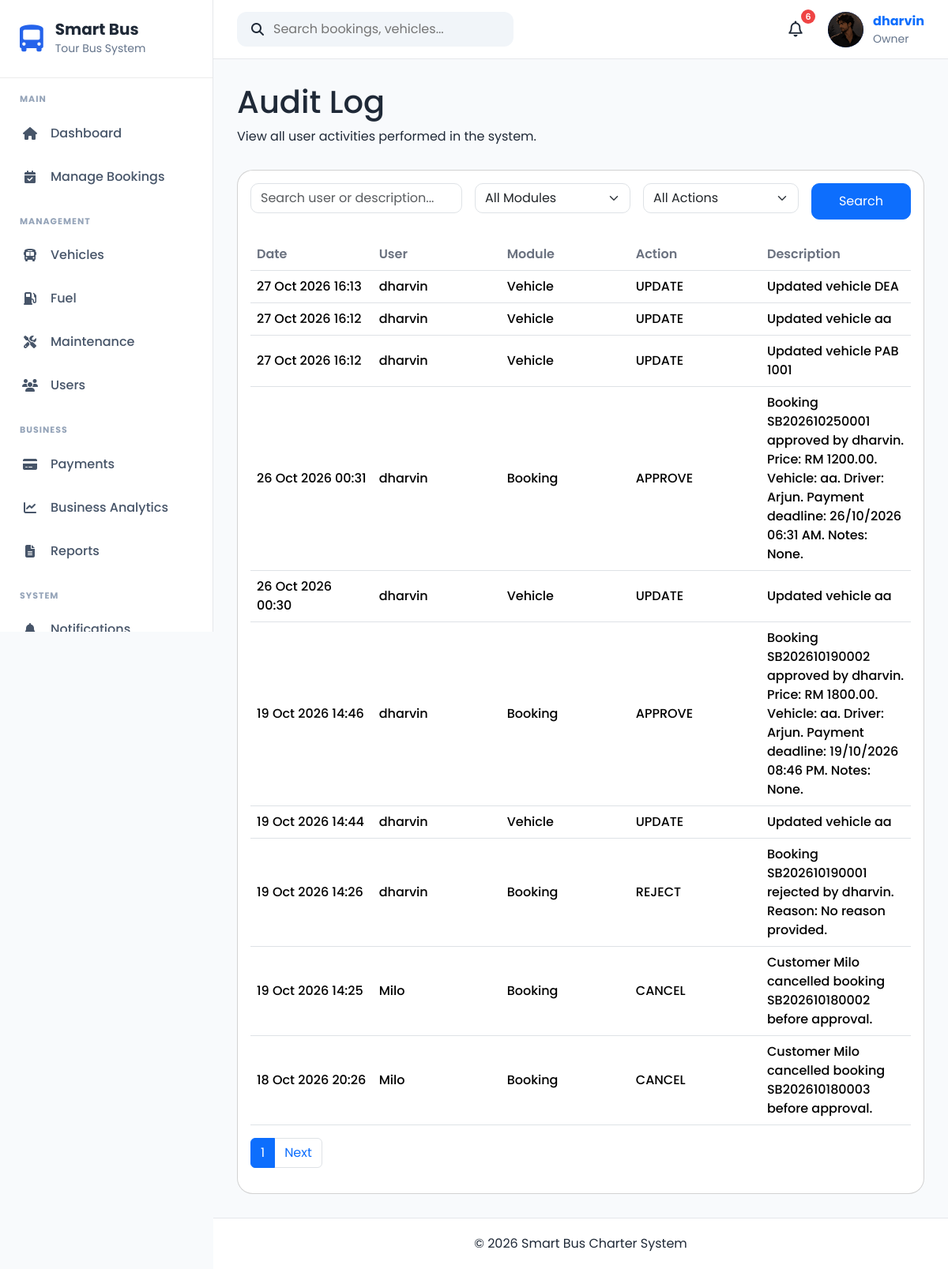
The app's page /audit/ (signed in) with its own data.
### apps/accounts/models.py (models this page shows, shortened)
class UserProfile(models.Model):
    OWNER = "Owner"
    ADMIN = "Admin"
    DRIVER = "Driver"
    CUSTOMER = "Customer"
    ROLE_CHOICES = [
        (OWNER, "Owner"),
        (ADMIN, "Admin"),
        (DRIVER, "Driver"),
        (CUSTOMER, "Customer"),
    ]
    GENDER_CHOICES = [
        ("Male", "Male"),
        ("Female", "Female"),
        ("Other", "Other"),
    ]
    user = models.OneToOneField(
        User,
        on_delete=models.CASCADE,
        related_name="profile"
    )
    role = models.CharField(
        max_length=20,
        choices=ROLE_CHOICES,
        default=CUSTOMER
    )
    phone = models.CharField(
        max_length=20,
        blank=True
    )
    address = models.TextField(
        blank=True
    )
    city = models.CharField(
        max_length=100,
        blank=True
    )
    state = models.CharField(
        max_length=100,
        blank=True
    )
    postcode = models.CharField(
        max_length=20,
        blank=True
    )
    country = models.CharField(
        max_length=100,
        default="Malaysia"
    )
    gender = models.CharField(
        max_length=10,
        choices=GENDER_CHOICES,
        blank=True
    )
    profile_picture = models.ImageField(
        upload_to="profile_pictures/",
        blank=True,
        null=True
    )
    must_change_password = models.BooleanField(default=False)
    created_at = models.DateTimeField(
        auto_now_add=True
    )
    updated_at = models.DateTimeField(
        auto_now=True
    )

### apps/audit/models.py (models this page shows, shortened)
class AuditLog(models.Model):
    ACTIONS = (
        ("CREATE", "Create"),
        ("UPDATE", "Update"),
        ("DELETE", "Delete"),
        ("LOGIN", "Login"),
        ("LOGOUT", "Logout"),
        ("VIEW", "View"),
        ("APPROVE", "Approve"),
        ("REJECT", "Reject"),
        ("CANCEL", "Cancel"),
        ("PAYMENT_EXPIRED", "Payment Expired"),
        ("REVIEW_EXPIRED", "Review Expired"),
        ("RESOURCE_RELEASE", "Resource Released"),
        ("OTHER", "Other"),
    )
    user = models.ForeignKey(
        User,
        on_delete=models.SET_NULL,
        null=True,
        blank=True,
    )
    module = models.CharField(
        max_length=100
    )
    action = models.CharField(
        max_length=20,
        choices=ACTIONS,
    )
    booking = models.ForeignKey(
        "bookings.Booking",
        on_delete=models.SET_NULL,
        null=True,
        blank=True,
        related_name="audit_logs",
    )
    customer = models.ForeignKey(
        "customers.Customer",
        on_delete=models.SET_NULL,
        null=True,
        blank=True,
        related_name="audit_logs",
    )
    description = models.TextField()
    ip_address = models.GenericIPAddressField(
        null=True,
        blank=True,
    )
    created_at = models.DateTimeField(
        auto_now_add=True
    )
    class Meta:
        ordering = ["-created_at"]

### apps/audit/views.py (the view)
# urls.py: path("", views.audit_list, name="list"),
@login_required
def audit_list(request):
    logs = AuditLog.objects.select_related("user").all()
    search = request.GET.get("search")
    module = request.GET.get("module")
    action = request.GET.get("action")
    if search:
        logs = logs.filter(
            Q(user__username__icontains=search) |
            Q(description__icontains=search)
        )
    if module:
        logs = logs.filter(module=module)
    if action:
        logs = logs.filter(action=action)
    paginator = Paginator(logs, 10)
    page_number = request.GET.get("page")
    page_obj = paginator.get_page(page_number)
    context = {
        "page_obj": page_obj,
        "modules": AuditLog.objects.values_list(
            "module",
            flat=True
        ).distinct(),
        "actions": AuditLog.ACTIONS,
    }
    return render(
        request,
        "audit/audit_list.html",
        context
    )

### apps/accounts/context_processors.py (called while the page is built)
def user_role(request):
    role = None
    if request.user.is_authenticated:
        try:
            role = request.user.profile.role
        except Exception:
            role = None
    return {
        "user_role": role
    }

### apps/notifications/context_processors.py (called while the page is built)
def notification_context(request):
    if not request.user.is_authenticated:
        return {}
    notifications = (
        NotificationRecipient.objects
        .filter(user=request.user)
        .select_related("notification")
        .order_by("-notification__created_at")[:5]
    )
    unread_count = (
        NotificationRecipient.objects
        .filter(
            user=request.user,
            is_read=False
        )
        .count()
    )
    return {
        "navbar_notifications": notifications,
        "unread_notifications": unread_count,
    }

### templates/audit/audit_list.html (shortened to what this page needs)
{% extends "crud/base_list.html" %}
{% block content %}
<div class="page-header">
    <div>
        <h1>Audit Log</h1>
        <p>
            View all user activities performed in the system.
        </p>
    </div>
</div>
<div class="card">
    <div class="card-body">
        <form method="get" class="row g-3 mb-4">
            <div class="col-md-4">
                <input
                    type="text"
                    name="search"
                    class="form-control"
                    placeholder="Search user or description..."
                    value="{{ request.GET.search }}"
                >
            </div>
            <div class="col-md-3">
                <select
                    name="module"
                    class="form-select"
                >
                    <option value="">All Modules</option>
                </select>
            </div>
            <div class="col-md-3">
                <select
                    name="action"
                    class="form-select"
                >
                    <option value="">All Actions</option>
                </select>
            </div>
            <div class="col-md-2">
                <button
                    class="btn btn-primary w-100"
                >
                    Search
                </button>
            </div>
        </form>
        <table class="table table-hover">
            <thead>
                <tr>
                    <th>Date</th>
                    <th>User</th>
                    <th>Module</th>
                    <th>Action</th>
                    <th>Description</th>
                </tr>
            </thead>
            <tbody>
                {% for log in page_obj %}
                <tr>
                    <td>
                        {{ log.created_at|date:"d M Y H:i" }}
                    </td>
                    <td>
                        {{ log.user }}
                    </td>
                    <td>
                        {{ log.module }}
                    </td>
                    <td>
                        {{ log.action }}
                    </td>
                    <td>
                        {{ log.description }}
                    </td>
                </tr>
                {% empty %}
                <tr>
                    <td colspan="5">
                        No audit logs found.
                    </td>
                </tr>
                {% endfor %}
            </tbody>
        </table>
        <nav>
            <ul class="pagination">
                <li class="page-item active">
                    <span class="page-link">
                        {{ page_obj.number }}
                    </span>
                </li>
                {% if page_obj.has_next %}
                <li class="page-item">
                    <a
                        class="page-link"
                        href="?page={{ page_obj.next_page_number }}"
                    >
                        Next
                    </a>
                </li>
                {% endif %}
            </ul>
        </nav>
    </div>
</div>
{% endblock %}

### templates/components/navbar.html (shortened to what this page needs)
{% load static %}
<nav class="navbar-custom">
    <div class="navbar-left">
        <div class="search-box">
            <i class="fa-solid fa-magnifying-glass"></i>
            <input
                type="text"
                placeholder="Search bookings, vehicles..."
            >
        </div>
    </div>
    <div class="navbar-right">
            <div class="notification-icon">
                <button
                    class="notification-btn"
                    id = "notificationBtn">
                    <i class="fa-regular fa-bell"></i>
                    <span
                        class="notification-count"
                        id="notificationCount"
                         {% if unread_notifications == 0 %}style="display:none;"{% endif %}>
                        {{ unread_notifications }}
                    </span>
                </button>
            </div>
        <a href="{% url 'accounts:profile' %}" class="profile-link">
            <div class="profile-menu">
                {% if request.user.profile.profile_picture %}
                    <img
                        src="{{ request.user.profile.profile_picture.url }}"
                        alt="Profile Picture"
                        class="profile-avatar profile-image"
                    >
                {% else %}
                    <div class="profile-avatar">
                        {{ request.user.username|first|upper }}
                    </div>
                {% endif %}
                <div class="profile-info">
                    <strong>{{ request.user.username }}</strong>
                    <small>
                        {{ request.user.profile.role|default:"User" }}
                    </small>
                </div>
            </div>
        </a>
    </div>
</nav>

### static/css/base.css (style rules this page uses)
* { margin:0; padding:0; box-sizing:border-box; font-family:'Poppins',sans-serif; }
body { background:#F8FAFC; color:#1F2937; overflow-x:hidden; }
a { text-decoration:none; }

### static/css/layout.css (style rules this page uses)
.navbar-custom { height:75px; background:#ffffff; display:flex; justify-content:space-between; align-items:center; padding:0 30px; border-bottom:1px solid #E5E7EB; }
.navbar-left { display:flex; align-items:center; gap:20px; }
.search-box { display:flex; align-items:center; gap:12px; background:#F1F5F9; padding:10px 18px; border-radius:12px; width:350px; }
.search-box input { border:none; background:none; width:100%; outline:none; }
.navbar-right { display:flex; align-items:center; gap:20px; }
.notification-btn { position:relative; width:42px; height:42px; border:none; border-radius:50%; background:#fff; display:flex; justify-content:center; align-items:center; cursor:pointer; z-index:2000; }
.notification-icon { position:relative; z-index:2000; }
.notification-count { position:absolute; top:-4px; right:-4px; width:18px; height:18px; border-radius:50%; background:#ef4444; color:#fff; font-size:11px; font-weight:600; display:flex; justify-content:center; align-items:center; }
.profile-menu { display:flex; align-items:center; gap:12px; }
.profile-avatar { width:45px; height:45px; background:#2563EB; color:white; border-radius:50%; display:flex; justify-content:center; align-items:center; font-weight:700; }
.profile-info { display:flex; flex-direction:column; }
.profile-info small { color:#64748B; }

### static/css/components.css (style rules this page uses)
.notification-btn i { font-size:20px; color:#1f2937; }

### static/css/crud.css (style rules this page uses)
.card { border-radius:15px; }
.table thead { background:#0d6efd; color:white; }
.table th { vertical-align:middle; }
.table td { vertical-align:middle; }
.btn { border-radius:10px; }
.form-control, .form-select { border-radius:10px; }

### static/css/profile.css (style rules this page uses)
.page-header { margin-bottom:30px; }
.card { border-radius:20px; }
.table th { width:220px; color:#6b7280; font-weight:600; }
.table td { font-weight:500; }
.btn-primary { border-radius:10px; padding:10px 20px; }

### records on screen
AuditLog: created_at "27 Oct 2026 16:13", user "dharvin", module "Vehicle", action "UPDATE", description "Updated vehicle DEA"
AuditLog: created_at "27 Oct 2026 16:12", user "dharvin", module "Vehicle", action "UPDATE", description "Updated vehicle aa"
AuditLog: created_at "27 Oct 2026 16:12", user "dharvin", module "Vehicle", action "UPDATE", description "Updated vehicle PAB 1001"
AuditLog: created_at "26 Oct 2026 00:31", user "dharvin", module "Booking", action "APPROVE", description "Booking SB202610250001 approved by dharvin. Price: RM 1200.00. Vehicle: aa. Driver: Arjun. Payment deadline: 26/10/2026 06:31 AM. Notes: None."
AuditLog: created_at "26 Oct 2026 00:30", user "dharvin", module "Vehicle", action "UPDATE", description "Updated vehicle aa"
AuditLog: created_at "19 Oct 2026 14:46", user "dharvin", module "Booking", action "APPROVE", description "Booking SB202610190002 approved by dharvin. Price: RM 1800.00. Vehicle: aa. Driver: Arjun. Payment deadline: 19/10/2026 08:46 PM. Notes: None."
AuditLog: created_at "19 Oct 2026 14:44", user "dharvin", module "Vehicle", action "UPDATE", description "Updated vehicle aa"
AuditLog: created_at "19 Oct 2026 14:26", user "dharvin", module "Booking", action "REJECT", description "Booking SB202610190001 rejected by dharvin. Reason: No reason provided."
AuditLog: created_at "19 Oct 2026 14:25", user "Milo", module "Booking", action "CANCEL", description "Customer Milo cancelled booking SB202610180002 before approval."
AuditLog: created_at "18 Oct 2026 20:26", user "Milo", module "Booking", action "CANCEL", description "Customer Milo cancelled booking SB202610180003 before approval."

### other values on screen
{{ unread_notifications }} "6"
{{ request.user.username }} "dharvin"
{{ request.user.profile.role|default:"User" }} "Owner"
{{ page_obj.number }} "1"
